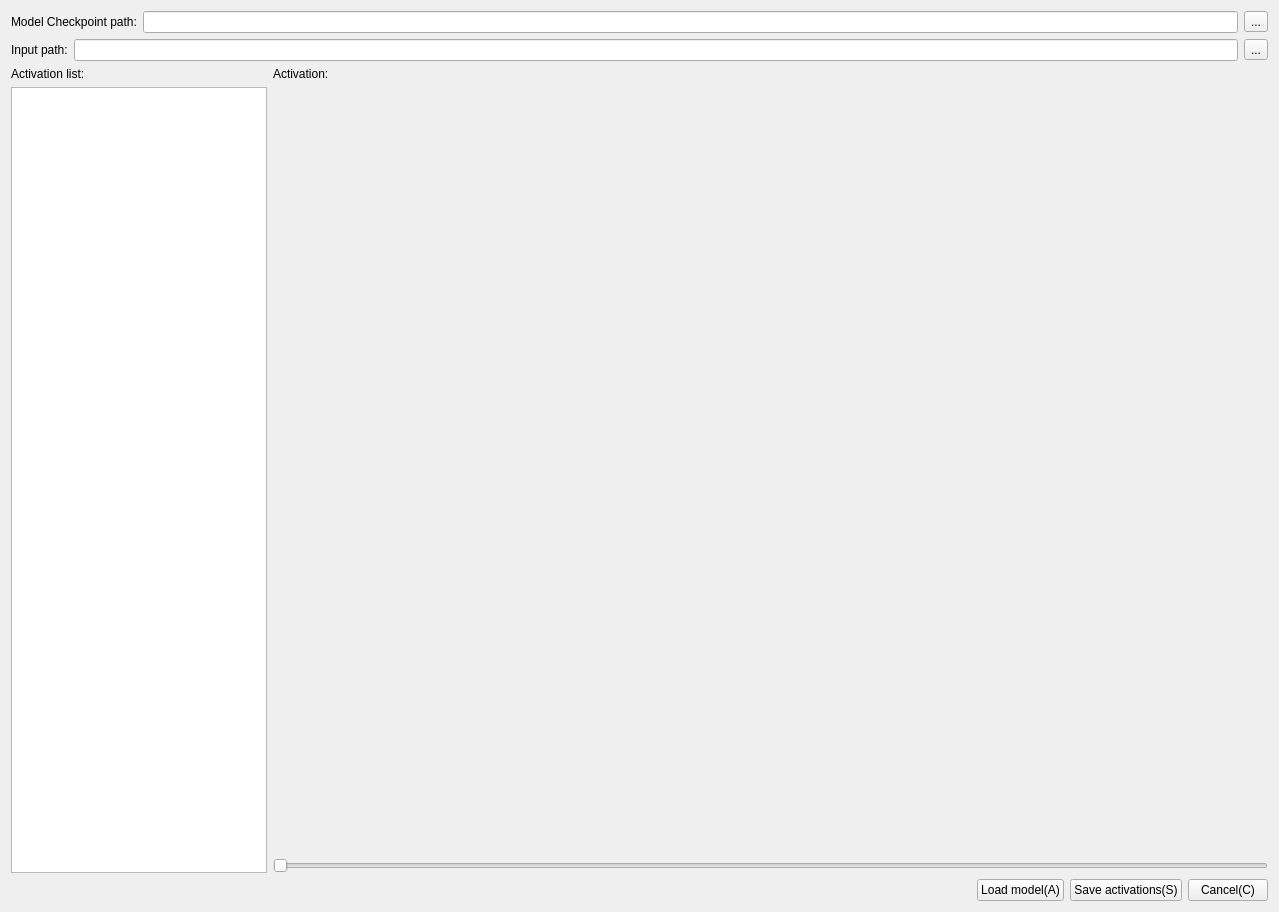
<?xml version="1.0" encoding="UTF-8"?>
<ui version="4.0">
 <class>actViewer</class>
 <widget class="QWidget" name="actViewer">
  <property name="geometry">
   <rect>
    <x>0</x>
    <y>0</y>
    <width>1279</width>
    <height>912</height>
   </rect>
  </property>
  <property name="sizePolicy">
   <sizepolicy hsizetype="Preferred" vsizetype="Preferred">
    <horstretch>0</horstretch>
    <verstretch>0</verstretch>
   </sizepolicy>
  </property>
  <property name="windowTitle">
   <string>Form</string>
  </property>
  <layout class="QGridLayout" name="gridLayout_2">
   <item row="0" column="0">
    <layout class="QGridLayout" name="gridLayout">
     <item row="0" column="0">
      <layout class="QHBoxLayout" name="horizontalLayout_3">
       <item>
        <widget class="QLabel" name="ckptPathLabel">
         <property name="text">
          <string>Model Checkpoint path:</string>
         </property>
        </widget>
       </item>
       <item>
        <widget class="QLineEdit" name="ckptPathLine"/>
       </item>
       <item>
        <widget class="QToolButton" name="ckptButton">
         <property name="text">
          <string>...</string>
         </property>
        </widget>
       </item>
      </layout>
     </item>
     <item row="1" column="0">
      <layout class="QHBoxLayout" name="horizontalLayout_4">
       <item>
        <widget class="QLabel" name="inputPathLabel">
         <property name="text">
          <string>Input path:</string>
         </property>
        </widget>
       </item>
       <item>
        <widget class="QLineEdit" name="inputPathLine"/>
       </item>
       <item>
        <widget class="QToolButton" name="inputButton">
         <property name="text">
          <string>...</string>
         </property>
        </widget>
       </item>
      </layout>
     </item>
     <item row="2" column="0">
      <layout class="QHBoxLayout" name="horizontalLayout_2">
       <item>
        <layout class="QVBoxLayout" name="verticalLayout">
         <item>
          <widget class="QLabel" name="ListTitle">
           <property name="maximumSize">
            <size>
             <width>300</width>
             <height>16777215</height>
            </size>
           </property>
           <property name="text">
            <string>Activation list:</string>
           </property>
          </widget>
         </item>
         <item>
          <widget class="QListWidget" name="actList">
           <property name="sizePolicy">
            <sizepolicy hsizetype="Preferred" vsizetype="Expanding">
             <horstretch>0</horstretch>
             <verstretch>0</verstretch>
            </sizepolicy>
           </property>
           <property name="maximumSize">
            <size>
             <width>300</width>
             <height>16777215</height>
            </size>
           </property>
          </widget>
         </item>
        </layout>
       </item>
       <item>
        <layout class="QVBoxLayout" name="verticalLayout_2">
         <item>
          <widget class="QLabel" name="ImgTitle">
           <property name="sizePolicy">
            <sizepolicy hsizetype="Expanding" vsizetype="Fixed">
             <horstretch>0</horstretch>
             <verstretch>0</verstretch>
            </sizepolicy>
           </property>
           <property name="text">
            <string>Activation:</string>
           </property>
          </widget>
         </item>
         <item>
          <widget class="QLabel" name="Images">
           <property name="sizePolicy">
            <sizepolicy hsizetype="Expanding" vsizetype="Expanding">
             <horstretch>0</horstretch>
             <verstretch>0</verstretch>
            </sizepolicy>
           </property>
           <property name="text">
            <string/>
           </property>
          </widget>
         </item>
         <item>
          <widget class="QSlider" name="actSlider">
           <property name="orientation">
            <enum>Qt::Horizontal</enum>
           </property>
          </widget>
         </item>
        </layout>
       </item>
      </layout>
     </item>
     <item row="3" column="0">
      <layout class="QHBoxLayout" name="horizontalLayout">
       <item>
        <spacer name="horizontalSpacer">
         <property name="orientation">
          <enum>Qt::Horizontal</enum>
         </property>
         <property name="sizeHint" stdset="0">
          <size>
           <width>40</width>
           <height>20</height>
          </size>
         </property>
        </spacer>
       </item>
       <item>
        <widget class="QPushButton" name="load">
         <property name="text">
          <string>Load model(A)</string>
         </property>
         <property name="shortcut">
          <string>A</string>
         </property>
        </widget>
       </item>
       <item>
        <widget class="QPushButton" name="saveButton">
         <property name="text">
          <string>Save activations(S)</string>
         </property>
         <property name="shortcut">
          <string>S</string>
         </property>
        </widget>
       </item>
       <item>
        <widget class="QPushButton" name="cancelButton">
         <property name="text">
          <string>Cancel(C)</string>
         </property>
         <property name="shortcut">
          <string>C</string>
         </property>
        </widget>
       </item>
      </layout>
     </item>
    </layout>
   </item>
  </layout>
 </widget>
 <resources/>
 <connections/>
</ui>
